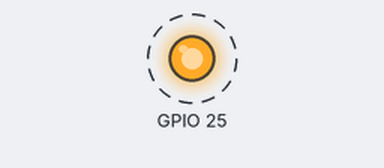
Recording of a program running on a simulated Raspberry Pi (BCM pin numbers). Parts: output pins drawn as LEDs (lit = HIGH). Dashed ring = blinking. At 8.0 s the program stops and its outputs stay as they are.

Above: at 0.5 s.
Timing chart, 0 to 4.6 s (numbered marks = the images above):
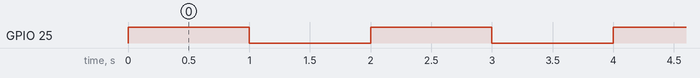

The program:

2tilraun.py
```python
import RPi.GPIO as GPIO
import time
GPIO.setmode(GPIO.BCM)
GPIO.setup(25,GPIO.OUT)

for y in range (1,5):
    GPIO.output(25,GPIO.HIGH)
    time.sleep(1)
    GPIO.output(25,GPIO.LOW)
    time.sleep(1)

GPIO.cleanup()
```

Measured:
- by itself, GPIO 25: alternates HIGH for 1.0 s and LOW for 1.0 s, 8 changes in all, then stays LOW
